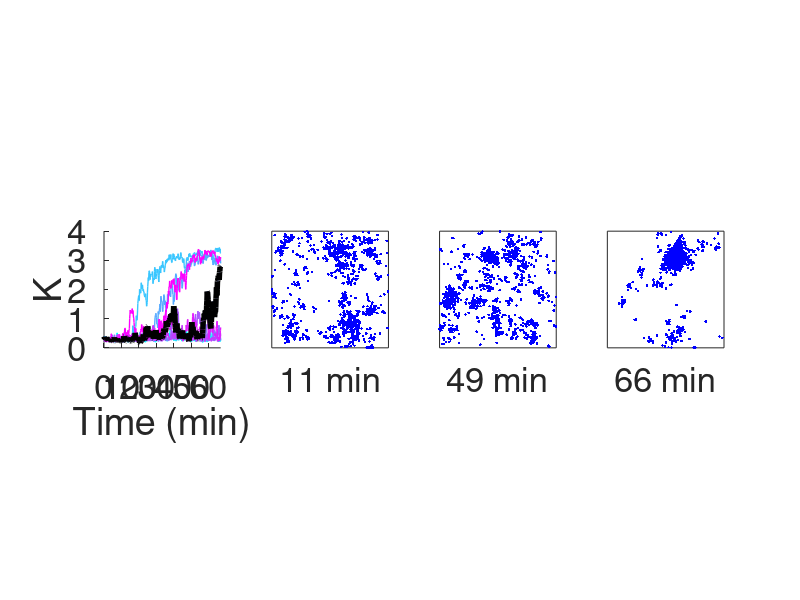

Write the MATLAB code that produced this figure.
% Here we plotted time evolution of K values of the simulations with 
% 3000 Cdc42 and 170 Bem1-GEF. The initial conditions are uniformly 
% distributed cytosolic molecules.

load('FigureData/Figure3C.mat')
seeds = 10;
% Color map for the plots.
cmap = cool(seeds);
% Time values. Convert seconds to minutes.
time = (0:10:4000)/60;
figure('units','pixels','position',[300 300 1200 300]); 
for j = 1:seeds
    subplot(1,4,1); hold on
    % Plot time series of K
    plot(time,K(j,:),'color',cmap(j, :),'linewidth',1)
end
ylim([0,4])
xlim([0,Inf])
xlabel('Time (min)')
ylabel('K')
axis square
set(gca,'fontsize',25)

% Mark one line of K in black and plot its snapshots of Cdc42-GTP
% distribution at different time points. 
plot(time,K(5,:),'color','k','linewidth',4)
load('Coordinates/Figure3C_coordinates.mat')
L = 8.8623; % domain length
subplot(1,4,2)
plot(x_1,y_1,'b.')
xticks([]); yticks([]); ylim([0,L]); xlim([0,L]); axis square;
xlabel('11 min','fontsize',25)

subplot(1,4,3)
plot(x_2,y_2,'b.')
xticks([]); yticks([]); ylim([0,L]); xlim([0,L]); axis square;
xlabel('49 min','fontsize',25)

subplot(1,4,4)
plot(x_3,y_3,'b.')
xticks([]); yticks([]); ylim([0,L]); xlim([0,L]); axis square;
xlabel('66 min','fontsize',25)
